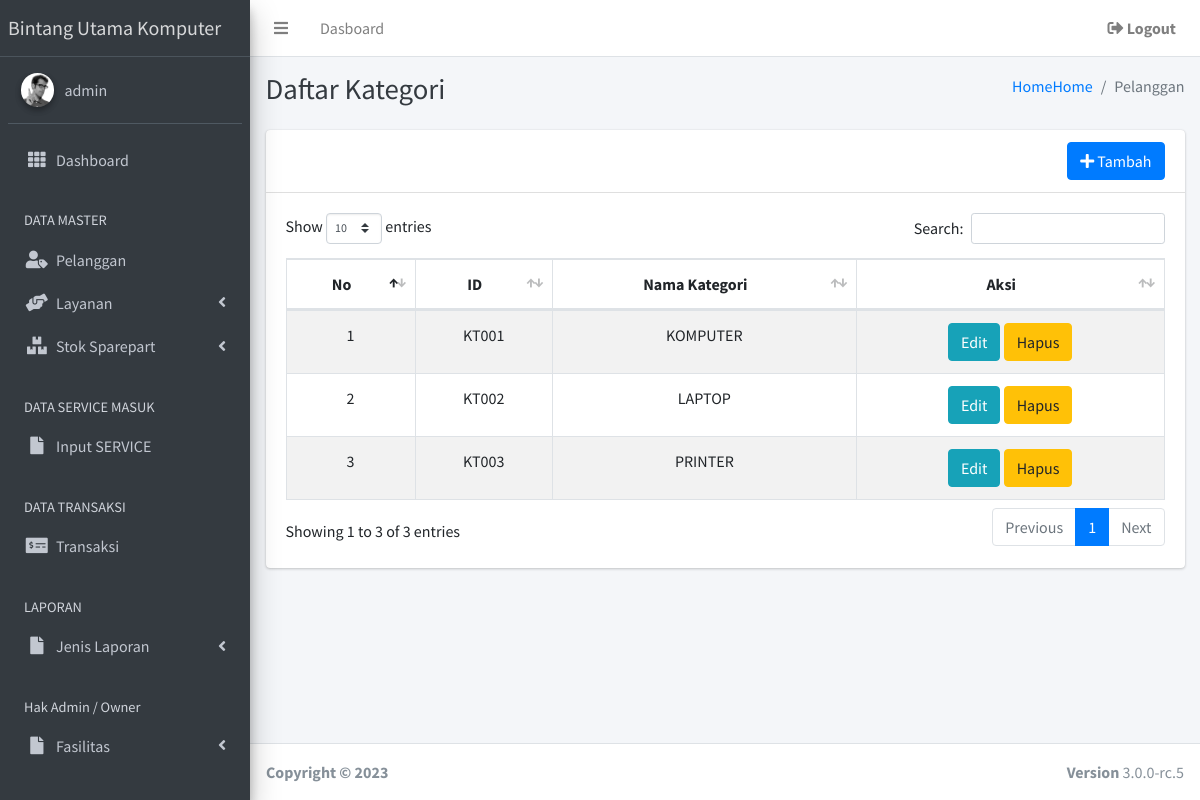
The app's page /admin/kategori.php (signed in) with its own data.
### tables this page shows
CREATE TABLE `t_kategori` (
  `id_kategori` varchar(25) NOT NULL,
  `nama_kategori` varchar(35) NOT NULL
);

### admin/kategori.php (the view, shortened to what this page needs)
<?php
if ($_SESSION['hak_akses'] !== "admin") {
  echo "<script> alert('anda bukan admin ! tidak punya akses ');window.location= 'index.php'</script>";
} else {
?>
  <!DOCTYPE html>
  <html>
  <head>
    <link rel="stylesheet" href="plugins/fontawesome-free/css/all.min.css">
    <link rel="stylesheet" href="plugins/datatables-bs4/css/dataTables.bootstrap4.css">
    <link rel="stylesheet" href="https://code.ionicframework.com/ionicons/2.0.1/css/ionicons.min.css">
    <link rel="stylesheet" href="plugins/tempusdominus-bootstrap-4/css/tempusdominus-bootstrap-4.min.css">
    <link rel="stylesheet" href="plugins/icheck-bootstrap/icheck-bootstrap.min.css">
    <link rel="stylesheet" href="plugins/jqvmap/jqvmap.min.css">
    <link rel="stylesheet" href="dist/css/adminlte.min.css">
    <link rel="stylesheet" href="plugins/overlayScrollbars/css/OverlayScrollbars.min.css">
    <link rel="stylesheet" href="plugins/daterangepicker/daterangepicker.css">
    <link rel="stylesheet" href="plugins/summernote/summernote-bs4.css">
  </head>
  <body class="hold-transition sidebar-mini layout-fixed">
    <div class="wrapper">
      <nav class="main-header navbar navbar-expand navbar-white navbar-light">
        <?php
        include "navbar.php";
        ?>
      </nav>
      <aside class="main-sidebar sidebar-dark-primary elevation-4">
        <?php
        include "siddebar-1.php";
        ?>
      </aside>
      <div class="content-wrapper">
        <div class="content-header">
          <div class="container-fluid">
            <div class="row mb-2">
              <div class="col-sm-6">
                <h1 class="m-0 text-dark">Daftar Kategori</h1>
              </div>
              <div class="col-sm-6">
                <ol class="breadcrumb float-sm-right">
                  <li class="breadcrumb-item"><a href="#">HomeHome</a></li>
                  <li class="breadcrumb-item active">Pelanggan</li>
                </ol>
              </div>
            </div>
          </div>
        </div>
        <section class="content">
          <div class="container-fluid">
            <div class="card ">
              <div class="card-header" align="right">
                <button class="btn btn-primary" data-toggle="modal" data-target="#exampleModal"><i class="fas fa-plus nav-icon"></i> Tambah</button>
              </div>
              <div class="card-body">
                <table id="pelanggan" class="table table-bordered table-striped">
                  <thead>
                    <tr align="center">
                      <th>No</th>
                      <th>ID </th>
                      <th>Nama Kategori</th>
                      <th>Aksi</th>
                    </tr>
                  </thead>
                  <tbody align="center">
                    <?php include "../koneksi.php";
                    $no = 0;
                    $data = mysqli_query($koneksi, "select * from t_kategori");
                    while ($d = mysqli_fetch_array($data)) {
                      $no++;
                    ?>
                      <tr>
                        <td><?php echo "$no"; ?> </td>
                        <td><?php echo "$d[id_kategori]"; ?> </td>
                        <td><?php echo "$d[nama_kategori]"; ?> </td>
                        <td align="center">
                          <a href='form_edit_kategori.php?id_kategori=<?php echo "$d[id_kategori]"; ?>' class='btn btn-info'> Edit </a>
                          <a class='btn btn-warning' data-toggle='modal' data-target='#konfirmasi_hapus' data-href="hapus_kategori.php?id_kategori=<?php echo "$d[id_kategori]"; ?>">Hapus</a>
                        </td>
                      </tr>
                    <?php } ?>
                </table>
              </div>
            </div>
        </section>
      </div>
      <footer class="main-footer">
        <strong>Copyright &copy; 2023&nbsp; </strong>
        <div class="float-right d-none d-sm-inline-block">
          <b>Version</b> 3.0.0-rc.5
        </div>
      </footer>
    </div>
  </body>
  </html>
<?php } ?>

### records on screen
t_kategori: id_kategori "KT001", nama_kategori "KOMPUTER"
t_kategori: id_kategori "KT002", nama_kategori "LAPTOP"
t_kategori: id_kategori "KT003", nama_kategori "PRINTER"

### other values on screen
$_SESSION['username'] "admin"
